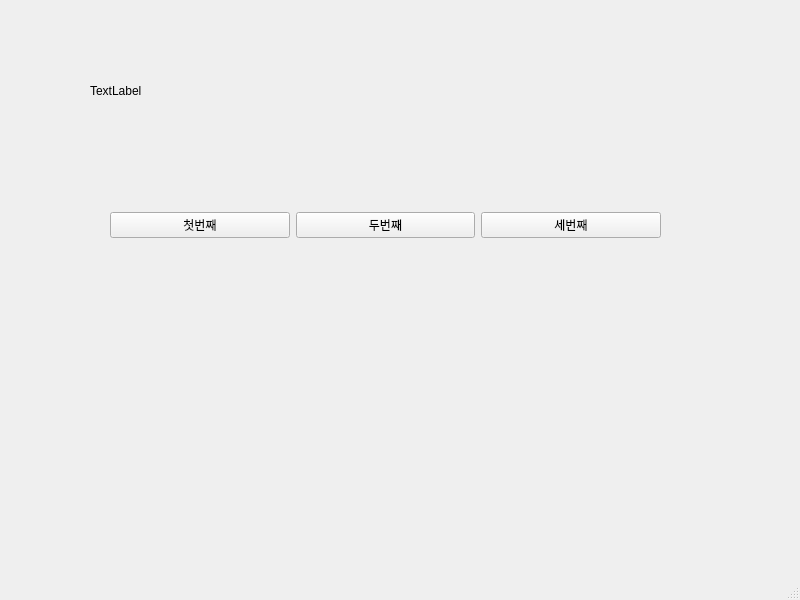
<?xml version="1.0" encoding="UTF-8"?>
<ui version="4.0">
 <class>MainWindow</class>
 <widget class="QMainWindow" name="MainWindow">
  <property name="geometry">
   <rect>
    <x>0</x>
    <y>0</y>
    <width>800</width>
    <height>600</height>
   </rect>
  </property>
  <property name="windowTitle">
   <string>MainWindow</string>
  </property>
  <widget class="QWidget" name="centralwidget">
   <widget class="QWidget" name="horizontalLayoutWidget">
    <property name="geometry">
     <rect>
      <x>110</x>
      <y>150</y>
      <width>551</width>
      <height>151</height>
     </rect>
    </property>
    <layout class="QHBoxLayout" name="horizontalLayout">
     <item>
      <widget class="QPushButton" name="pushButton">
       <property name="text">
        <string>첫번째</string>
       </property>
      </widget>
     </item>
     <item>
      <widget class="QPushButton" name="pushButton_2">
       <property name="text">
        <string>두번째</string>
       </property>
      </widget>
     </item>
     <item>
      <widget class="QPushButton" name="pushButton_3">
       <property name="text">
        <string>세번째</string>
       </property>
      </widget>
     </item>
    </layout>
   </widget>
   <widget class="QLabel" name="label">
    <property name="geometry">
     <rect>
      <x>90</x>
      <y>50</y>
      <width>581</width>
      <height>81</height>
     </rect>
    </property>
    <property name="text">
     <string>TextLabel</string>
    </property>
   </widget>
  </widget>
  <widget class="QMenuBar" name="menubar">
   <property name="geometry">
    <rect>
     <x>0</x>
     <y>0</y>
     <width>800</width>
     <height>26</height>
    </rect>
   </property>
  </widget>
  <widget class="QStatusBar" name="statusbar"/>
 </widget>
 <resources/>
 <connections>
  <connection>
   <sender>pushButton</sender>
   <signal>clicked()</signal>
   <receiver>MainWindow</receiver>
   <slot>firstClick()</slot>
   <hints>
    <hint type="sourcelabel">
     <x>172</x>
     <y>244</y>
    </hint>
    <hint type="destinationlabel">
     <x>222</x>
     <y>321</y>
    </hint>
   </hints>
  </connection>
  <connection>
   <sender>pushButton_2</sender>
   <signal>clicked()</signal>
   <receiver>MainWindow</receiver>
   <slot>secondClick()</slot>
   <hints>
    <hint type="sourcelabel">
     <x>359</x>
     <y>245</y>
    </hint>
    <hint type="destinationlabel">
     <x>426</x>
     <y>313</y>
    </hint>
   </hints>
  </connection>
  <connection>
   <sender>pushButton_3</sender>
   <signal>clicked()</signal>
   <receiver>MainWindow</receiver>
   <slot>thirdClick()</slot>
   <hints>
    <hint type="sourcelabel">
     <x>558</x>
     <y>247</y>
    </hint>
    <hint type="destinationlabel">
     <x>644</x>
     <y>337</y>
    </hint>
   </hints>
  </connection>
 </connections>
 <slots>
  <slot>firstClick()</slot>
  <slot>secondClick()</slot>
  <slot>thirdClick()</slot>
 </slots>
</ui>
